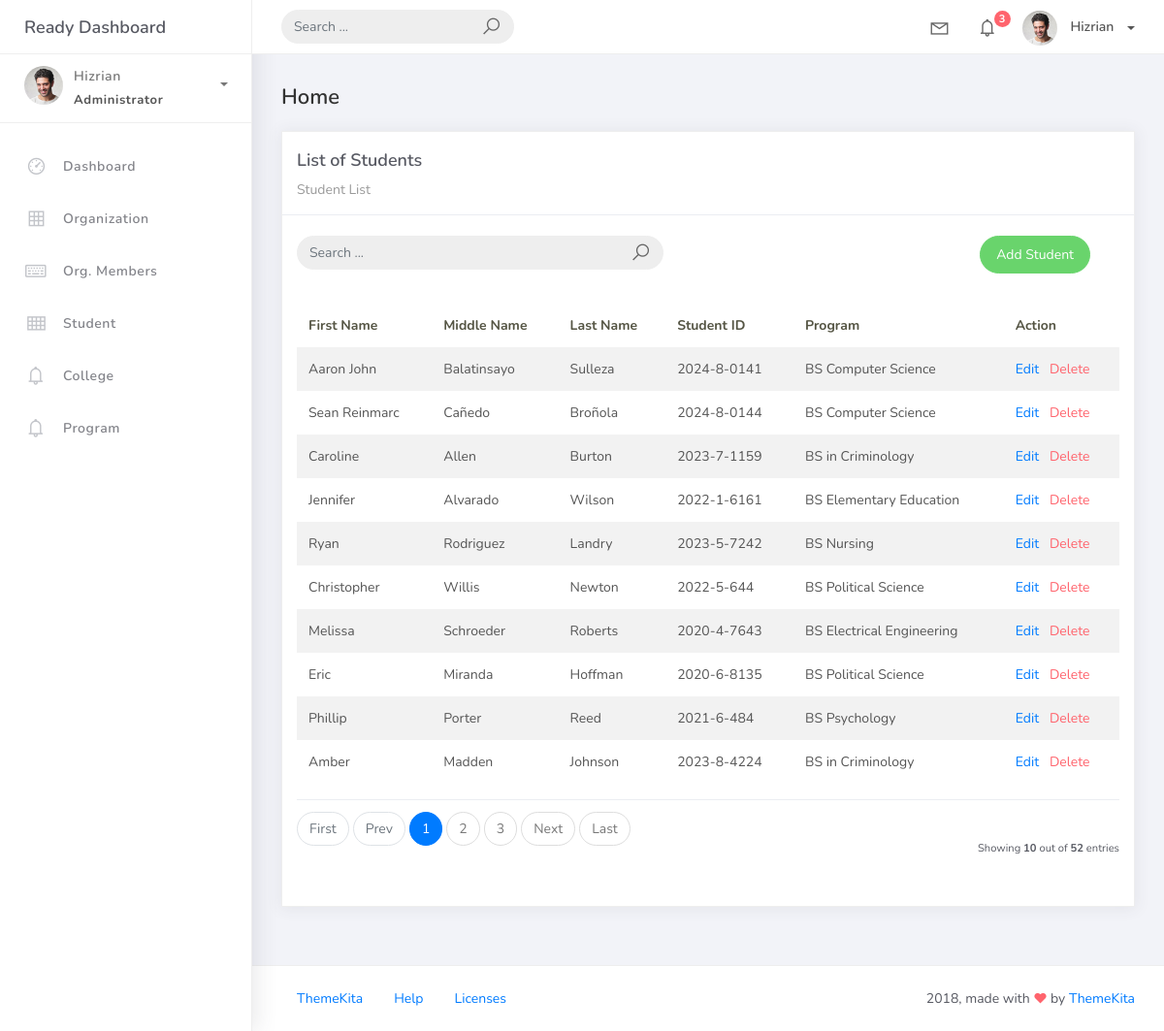
Screenshot of /student_list with the database file from the repository.
### studentorg/models.py (models this page shows, shortened)
class BaseModel(models.Model):
    created_at = models.DateTimeField(auto_now_add=True, db_index=True)
    updated_at = models.DateTimeField(auto_now=True)
    class Meta:
        abstract = True

class Student(BaseModel):
    student_id = models.CharField(max_length=15)
    lastname = models.CharField(max_length=25)
    firstname = models.CharField(max_length=25)
    middlename = models.CharField(max_length=25, blank=True, null=True)
    program = models.ForeignKey(Program, on_delete=models.CASCADE)

class Program(BaseModel):
    prog_name = models.CharField(max_length=150)
    college = models.ForeignKey(College, on_delete=models.CASCADE)
    def __str__(self):
        return self.prog_name

### studentorg/views.py (the view, shortened to what this page needs)
# urls.py: path('student_list', StudentList.as_view(), name='student-list'),
class StudentList(ListView):
    model = Student
    context_object_name = 'student'
    template_name = 'student_list.html'
    paginate_by = 10
    def get_queryset(self):
        qs = super().get_queryset()
        query = self.request.GET.get('q')
        return qs

### templates/student_list.html (shortened to what this page needs)
{% extends 'base.html' %}
{% load static %}
{% block content %}
<div class="content">
    <div class="container-fluid">
        <h4 class="page-title">Home</h4>
        <div class="row">
            <div class="col-md-12">
                <div class="card">
                    <div class="card-header">
                        <div class="card-title">
                            List of Students
                        </div>
                        <div class="card-category">
                            Student List
                        </div>
                    </div>
                    <br />
                    <div class="col-md-12 row">
                        <div class="col-md-6">
                            <form
                                class="navbar-left navbar-form nav-search mr-md-3"
                                method="get"
                                action="{% url 'student-list' %}"
                            >
                                <div class="input-group">
                                    <input
                                        type="text"
                                        name="q"
                                        placeholder="Search ..."
                                        value="{{ request.GET.q|default:'' }}"
                                        class="form-control"
                                    />
                                    <div class="input-group-append">
                                        <button
                                            type="submit"
                                            class="input-group-text"
                                        >
                                            <i class="la la-search search-icon"></i>
                                        </button>
                                    </div>
                                </div>
                            </form>
                        </div>
                        <div class="col-md-6">
                            <div class="pull-right">
                                <a
                                    href="{% url 'student-add' %}"
                                    class="btn btn-success btn-rounded"
                                >
                                    Add Student
                                </a>
                            </div>
                        </div>
                    </div>
                    <div class="card-body">
                        <table class="table table-striped mt-3">
                            <thead>
                                <tr>
                                    <th scope="col">
                                        First Name
                                    </th>
                                    <th scope="col">
                                        Middle Name
                                    </th>
                                    <th scope="col">
                                        Last Name
                                    </th>
                                    <th scope="col">
                                        Student ID
                                    </th>
                                    <th scope="col">
                                        Program
                                    </th>
                                    <th scope="col">
                                        Action
                                    </th>
                                </tr>
                            </thead>
                            <tbody>
                                {% for object in object_list %}
                                <tr>
                                    <td>
                                        {{ object.firstname }}
                                    </td>
                                    <td>
                                        {{ object.middlename }}
                                    </td>
                                    <td>
                                        {{ object.lastname }}
                                    </td>
                                    <td>
                                        {{ object.student_id }}
                                    </td>
                                    <td>
                                        {{ object.program }}
                                    </td>
                                    <td>
                                        <a
                                            href="{% url 'student-update' object.id %}"
                                        >
                                            Edit
                                        </a>
                                        <a
                                            href="{% url 'student-delete' object.id %}"
                                            class="text-danger"
                                        >
                                            Delete
                                        </a>
                                    </td>
                                </tr>
                                {% endfor %}
                            </tbody>
                        </table>
                        {% include 'includes/pagination.html' %}
                    </div>
                </div>
            </div>
        </div>
    </div>
</div>
{% endblock %}

### rows the page displays
Student: firstname "Aaron John", middlename "Balatinsayo", lastname "Sulleza", student_id "2024-8-0141", program "BS Computer Science"
Student: firstname "Sean Reinmarc", middlename "Cañedo", lastname "Broñola", student_id "2024-8-0144", program "BS Computer Science"
Student: firstname "Caroline", middlename "Allen", lastname "Burton", student_id "2023-7-1159", program "BS in Criminology"
Student: firstname "Jennifer", middlename "Alvarado", lastname "Wilson", student_id "2022-1-6161", program "BS Elementary Education"
Student: firstname "Ryan", middlename "Rodriguez", lastname "Landry", student_id "2023-5-7242", program "BS Nursing"
Student: firstname "Christopher", middlename "Willis", lastname "Newton", student_id "2022-5-644", program "BS Political Science"
Student: firstname "Melissa", middlename "Schroeder", lastname "Roberts", student_id "2020-4-7643", program "BS Electrical Engineering"
Student: firstname "Eric", middlename "Miranda", lastname "Hoffman", student_id "2020-6-8135", program "BS Political Science"
Student: firstname "Phillip", middlename "Porter", lastname "Reed", student_id "2021-6-484", program "BS Psychology"
Student: firstname "Amber", middlename "Madden", lastname "Johnson", student_id "2023-8-4224", program "BS in Criminology"

### other values shown
{{ page_num }} "1"
{{ page_num }} "2" "3"
{{ object_list.count }} "10"
{{ paginator.count }} "52"
